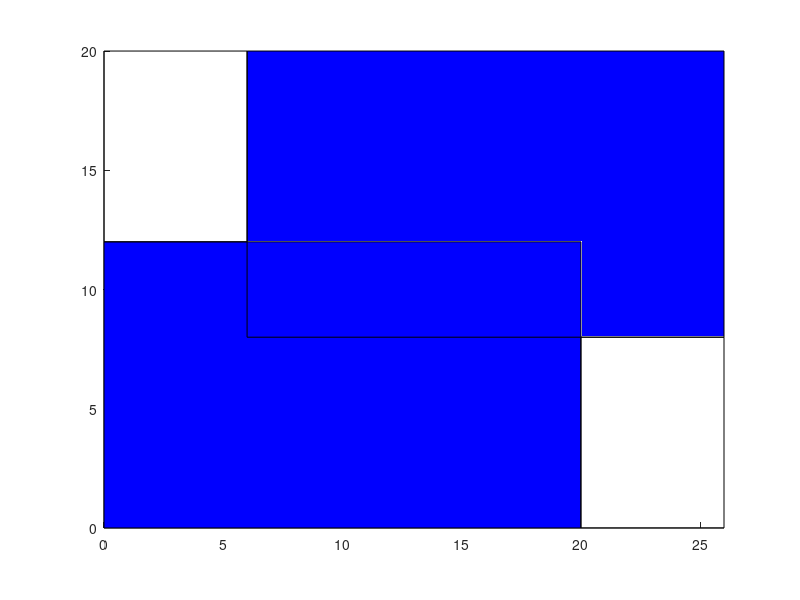
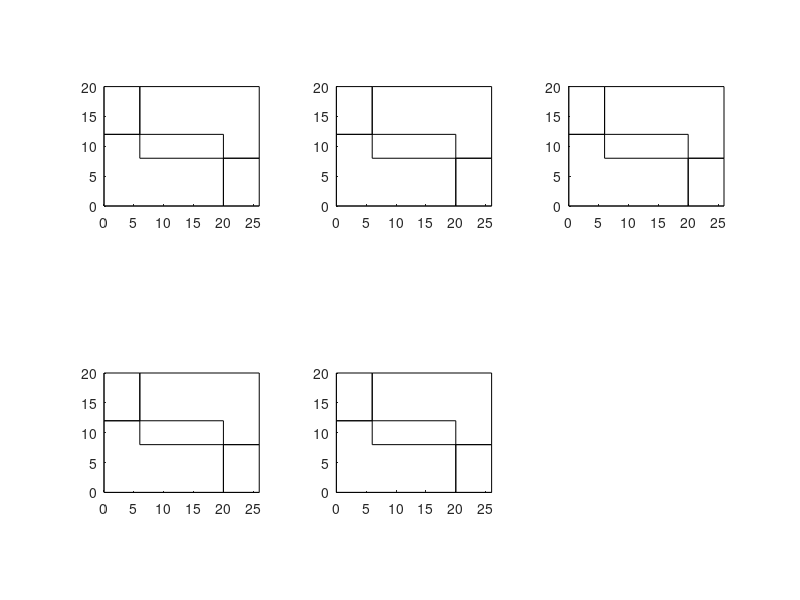
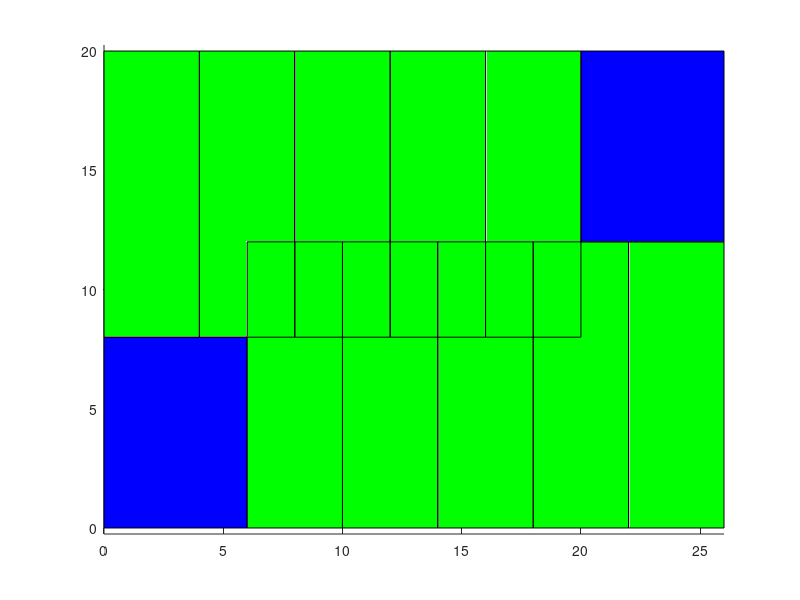

These figures' MATLAB source, in order:
L1 = 20; L2 = 6; W1 = 8; W2 = 12;
%draw rectangle with L1,L2,W1,W2 with color
figure;
rectangle('Position',[0 0 L1 W2],'FaceColor','b');
rectangle('Position',[L1 0 L2 W1]);
rectangle('Position',[L2 W1 L1 W2],'FaceColor','b');
rectangle('Position',[0 W2 L2 W1]);
axis([0,L1+L2,0,W1+W2]);
axis equal;

%plot 1 figure with multi cases
m = 2; n = 3;
figure;
for i = 1:5
    subplot(m,n,i);
    rectangle('Position',[0 0 L1 W2]);
    rectangle('Position',[L1 0 L2 W1]);
    rectangle('Position',[L2 W1 L1 W2]);
    rectangle('Position',[0 W2 L2 W1]);
    axis([0,L1+L2,0,W1+W2]);
    axis equal;
end

%draw Rectangle with L1,L2,W1,W2,x,y
L1 = 6; L2 = 20; W1 = 12; W2 = 8; x = 6; y = 4;
figure;
for i = 1:L1/x
    rectangle('Position',[(i-1)*x 0 x W2],'FaceColor','b');
end

for i = 1:L2/y
    rectangle('Position',[L1+(i-1)*y 0 y W1],'FaceColor','g');
end   

for i = 1:L1/x
    rectangle('Position',[L2+(i-1)*x W1 x W2],'FaceColor','b');
end

for i = 1:L2/y
    rectangle('Position',[(i-1)*y W2 y W1],'FaceColor','g');
end  

axis equal
